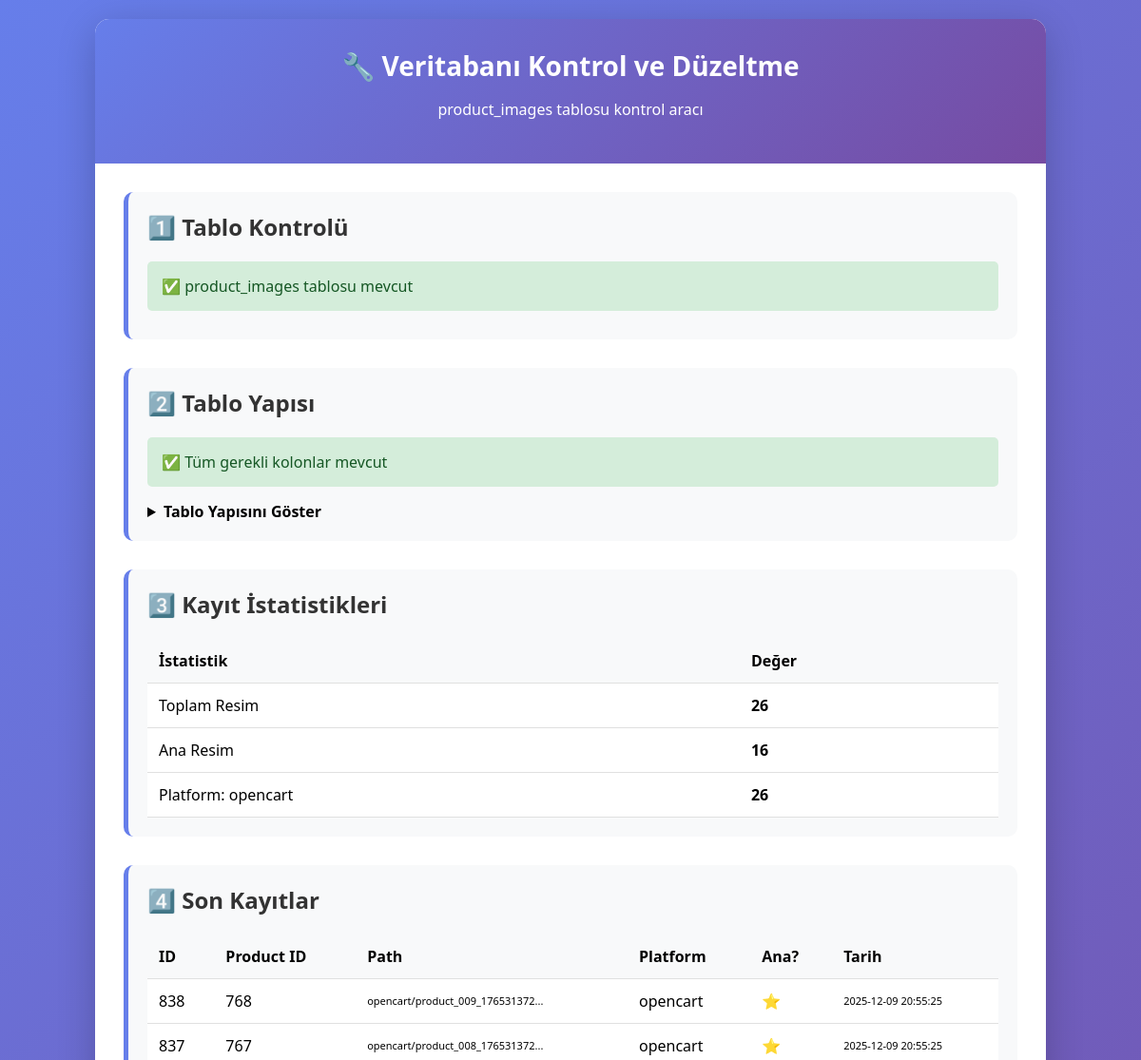
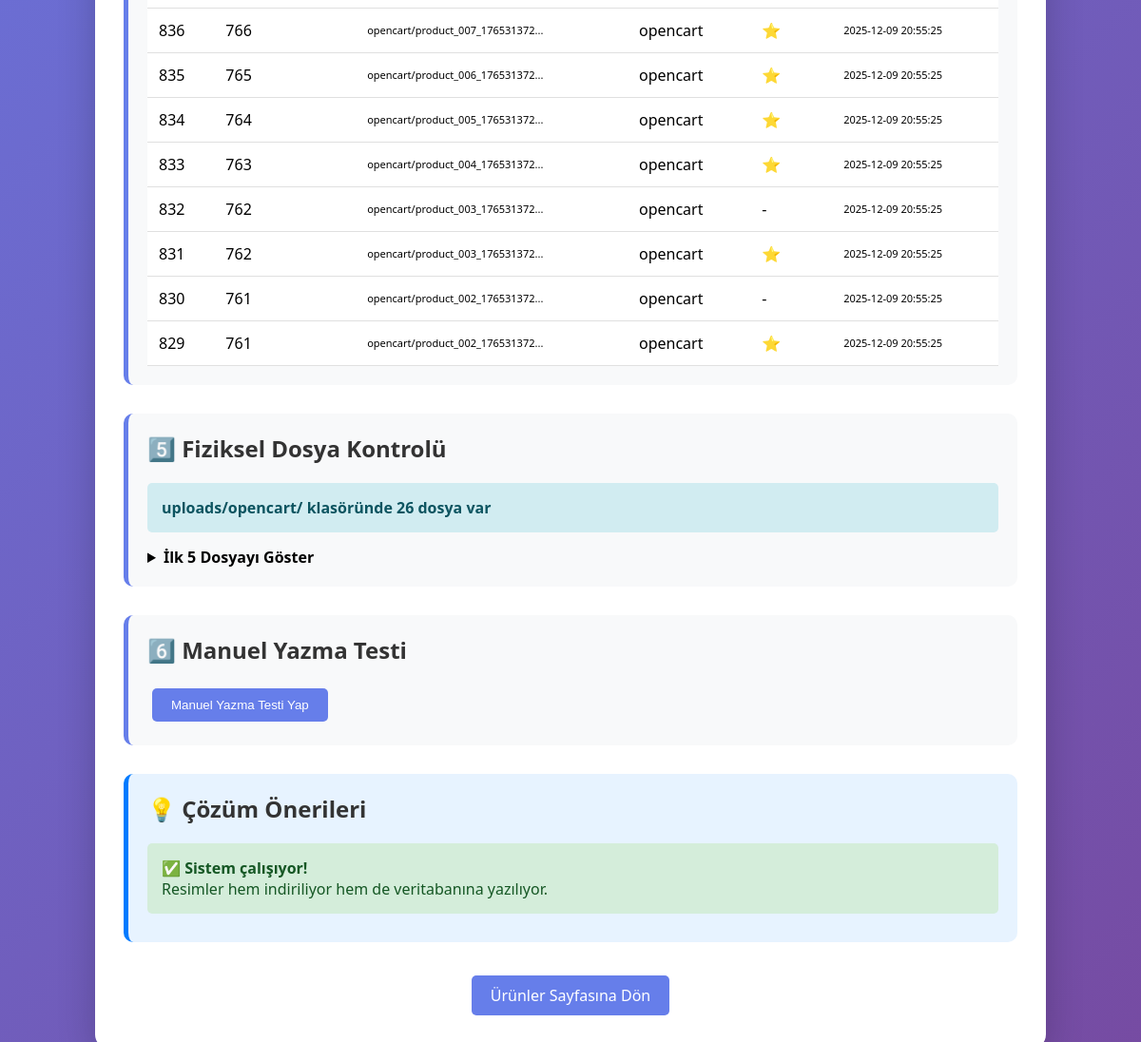
/pages/fix-database.php, run on the app's committed database (2 pictures, top to bottom).
### tables this page shows
CREATE TABLE `product_images` (
  `id` int(11) NOT NULL,
  `product_id` int(11) NOT NULL,
  `image_url` varchar(500) DEFAULT NULL,
  `image_path` varchar(500) DEFAULT NULL,
  `platform` varchar(50) DEFAULT 'local',
  `sort_order` int(11) DEFAULT 0,
  `is_main` tinyint(1) DEFAULT 0,
  `created_at` timestamp NOT NULL DEFAULT current_timestamp()
);

### pages/fix-database.php (the view, shortened to what this page needs)
<?php
require_once __DIR__ . '/../config/database.php';
?>
<!DOCTYPE html>
<html lang="tr">
<head>
</head>
<body>
    <div class="container">
        <div class="header">
            <h1>🔧 Veritabanı Kontrol ve Düzeltme</h1>
            <p>product_images tablosu kontrol aracı</p>
        </div>
        <div class="content">
            <?php
            echo '<div class="section">';
            echo '<h2>1️⃣ Tablo Kontrolü</h2>';
            try {
                $stmt = $db->query("SHOW TABLES LIKE 'product_images'");
                $tableExists = $stmt->rowCount() > 0;
                if ($tableExists) {
                    echo '<div class="success">✅ product_images tablosu mevcut</div>';
                } else {
                    echo '<div class="error">❌ product_images tablosu bulunamadı!</div>';
                    echo '<div class="info">';
                    echo '<strong>ÇÖZÜM:</strong> product_images_update.sql dosyasını phpMyAdmin\'de çalıştırın.';
                    echo '</div>';
                    exit;
                }
            } catch (Exception $e) {
                echo '<div class="error">Hata: ' . $e->getMessage() . '</div>';
                exit;
            }
            echo '</div>';
            echo '<div class="section">';
            echo '<h2>2️⃣ Tablo Yapısı</h2>';
            $missingColumns = [];
            if (empty($missingColumns)) {
                echo '<div class="success">✅ Tüm gerekli kolonlar mevcut</div>';
            } else {
                echo '<div class="error">❌ Eksik kolonlar: ' . implode(', ', $missingColumns) . '</div>';
                echo '<div class="info">';
                echo '<strong>ÇÖZÜM:</strong> product_images_update.sql dosyasını çalıştırın.';
                echo '</div>';
            }
            echo '<details style="margin-top: 15px;">';
            echo '<summary style="cursor: pointer; font-weight: 600;">Tablo Yapısını Göster</summary>';
            echo '</details>';
            echo '</div>';
            echo '<div class="section">';
            echo '<h2>3️⃣ Kayıt İstatistikleri</h2>';
            $stmt = $db->query("SELECT COUNT(*) as count FROM product_images");
            $totalImages = $stmt->fetch()['count'];
            $stmt = $db->query("SELECT platform, COUNT(*) as count FROM product_images GROUP BY platform");
            $byPlatform = $stmt->fetchAll();
            $stmt = $db->query("SELECT COUNT(*) as count FROM product_images WHERE is_main = 1");
            $mainImages = $stmt->fetch()['count'];
            echo '<table>';
            echo '<tr><th>İstatistik</th><th>Değer</th></tr>';
            echo '<tr><td>Toplam Resim</td><td><strong>' . $totalImages . '</strong></td></tr>';
            echo '<tr><td>Ana Resim</td><td><strong>' . $mainImages . '</strong></td></tr>';
            foreach ($byPlatform as $platform) {
                echo '<tr><td>Platform: ' . $platform['platform'] . '</td><td><strong>' . $platform['count'] . '</strong></td></tr>';
            }
            echo '</table>';
            echo '</div>';
            echo '<div class="section">';
            echo '<h2>4️⃣ Son Kayıtlar</h2>';
            $stmt = $db->query("SELECT * FROM product_images ORDER BY id DESC LIMIT 10");
            $recentImages = $stmt->fetchAll();
            if (!empty($recentImages)) {
                echo '<table>';
                echo '<tr><th>ID</th><th>Product ID</th><th>Path</th><th>Platform</th><th>Ana?</th><th>Tarih</th></tr>';
                foreach ($recentImages as $img) {
                    echo '<tr>';
                    echo '<td>' . $img['id'] . '</td>';
                    echo '<td>' . $img['product_id'] . '</td>';
                    echo '<td style="font-size: 11px;">' . substr($img['image_path'], 0, 30) . '...</td>';
                    echo '<td>' . $img['platform'] . '</td>';
                    echo '<td>' . ($img['is_main'] ? '⭐' : '-') . '</td>';
                    echo '<td style="font-size: 11px;">' . $img['created_at'] . '</td>';
                    echo '</tr>';
                }
                echo '</table>';
            } else {
                echo '<div class="warning">Henüz kayıt yok</div>';
            }
            echo '</div>';
            echo '<div class="section">';
            echo '<h2>5️⃣ Fiziksel Dosya Kontrolü</h2>';
            $uploadsDir = __DIR__ . '/../uploads/opencart/';
            if (file_exists($uploadsDir)) {
                $files = array_diff(scandir($uploadsDir), ['.', '..', '.htaccess']);
                $fileCount = count($files);
                echo '<div class="info">';
                echo '<strong>uploads/opencart/ klasöründe ' . $fileCount . ' dosya var</strong>';
                echo '</div>';
                if ($fileCount > 0) {
                    echo '<details style="margin-top: 15px;">';
                    echo '<summary style="cursor: pointer; font-weight: 600;">İlk 5 Dosyayı Göster</summary>';
                    echo '</details>';
                }
            } else {
                echo '<div class="error">uploads/opencart/ klasörü bulunamadı!</div>';
            }
            echo '</div>';
            echo '<div class="section">';
            echo '<h2>6️⃣ Manuel Yazma Testi</h2>';
            echo '<form method="post">';
            echo '<button type="submit" name="test_write" class="btn">Manuel Yazma Testi Yap</button>';
            echo '</form>';
            echo '</div>';
            echo '<div class="section" style="background: #e7f3ff; border-left-color: #007bff;">';
            echo '<h2>💡 Çözüm Önerileri</h2>';
            if ($fileCount > 0 && $totalImages == 0) {
                echo '<div class="error">';
                echo '<strong>ANA SORUN: Resimler indiriliyor ama veritabanına yazılmıyor</strong>';
                echo '</div>';
                echo '<ol>';
                echo '<li><strong>ImageHelper.php dosyasını güncelleyin:</strong><br>';
                echo 'ImageHelper-fixed.php dosyasını includes/ImageHelper.php olarak yükleyin';
                echo '</li>';
                echo '<li><strong>PHP error log\'larını kontrol edin:</strong><br>';
                echo 'Hosting panelinden error.log dosyasına bakın';
                echo '</li>';
                echo '<li><strong>Tekrar senkronizasyon yapın:</strong><br>';
                echo 'Önce mevcut ürünleri silin, sonra tekrar içe aktarın';
                echo '</li>';
                echo '</ol>';
            } elseif ($totalImages > 0) {
                echo '<div class="success">';
                echo '<strong>✅ Sistem çalışıyor!</strong><br>';
                echo 'Resimler hem indiriliyor hem de veritabanına yazılıyor.';
                echo '</div>';
            }
            echo '</div>';
            ?>
            <div style="margin-top: 30px; text-align: center;">
                <a href="../pages/products.php" class="btn">Ürünler Sayfasına Dön</a>
            </div>
        </div>
    </div>
</body>
</html>

### pages/fix-database.php (style rules this page uses)
body { font-family: 'Segoe UI', Tahoma, Geneva, Verdana, sans-serif; background: linear-gradient(135deg, #667eea 0%, #764ba2 100%); padding: 20px; margin: 0; }
.container { max-width: 1000px; margin: 0 auto; background: white; border-radius: 15px; box-shadow: 0 10px 40px rgba(0,0,0,0.2); overflow: hidden; }
.header { background: linear-gradient(135deg, #667eea 0%, #764ba2 100%); color: white; padding: 30px; text-align: center; }
.header h1 { margin: 0; font-size: 28px; }
.content { padding: 30px; }
.section { margin-bottom: 30px; padding: 20px; background: #f8f9fa; border-radius: 10px; border-left: 5px solid #667eea; }
.section h2 { margin-top: 0; color: #333; }
.success { background: #d4edda; color: #155724; padding: 15px; border-radius: 5px; margin: 10px 0; }
.info { background: #d1ecf1; color: #0c5460; padding: 15px; border-radius: 5px; margin: 10px 0; }
table { width: 100%; border-collapse: collapse; margin-top: 15px; background: white; }
table th { background: #f8f9fa; font-weight: 600; }
.btn { background: #667eea; color: white; padding: 10px 20px; border: none; border-radius: 5px; cursor: pointer; text-decoration: none; display: inline-block; margin: 5px; }

### data on the page
product_images: id "838", product "768", image_path "opencart/product_009_176531372", platform "opencart", created_at "2025-12-09 20:55:25"
product_images: id "837", product "767", image_path "opencart/product_008_176531372", platform "opencart", created_at "2025-12-09 20:55:25"
product_images: id "836", product "766", image_path "opencart/product_007_176531372", platform "opencart", created_at "2025-12-09 20:55:25"
product_images: id "835", product "765", image_path "opencart/product_006_176531372", platform "opencart", created_at "2025-12-09 20:55:25"
product_images: id "834", product "764", image_path "opencart/product_005_176531372", platform "opencart", created_at "2025-12-09 20:55:25"
product_images: id "833", product "763", image_path "opencart/product_004_176531372", platform "opencart", created_at "2025-12-09 20:55:25"
product_images: id "832", product "762", image_path "opencart/product_003_176531372", platform "opencart", created_at "2025-12-09 20:55:25"
product_images: id "831", product "762", image_path "opencart/product_003_176531372", platform "opencart", created_at "2025-12-09 20:55:25"
product_images: id "830", product "761", image_path "opencart/product_002_176531372", platform "opencart", created_at "2025-12-09 20:55:25"
product_images: id "829", product "761", image_path "opencart/product_002_176531372", platform "opencart", created_at "2025-12-09 20:55:25"

### other printed values
$totalImages "26"
$mainImages "16"
$platform['platform'] "opencart"
$platform['count'] "26"
$fileCount "26"
